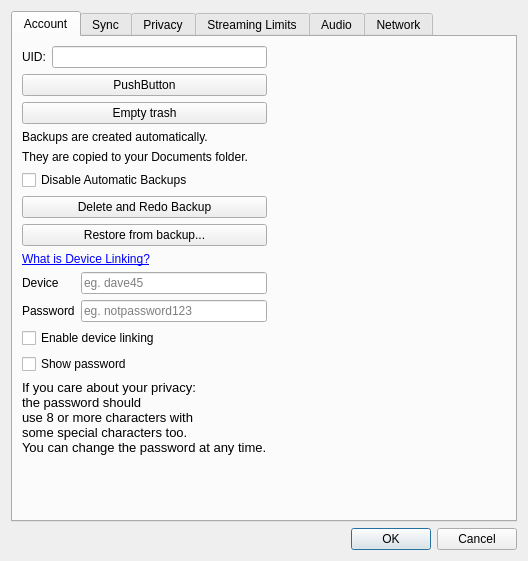
<?xml version="1.0" encoding="UTF-8"?>
<ui version="4.0">
 <class>config_dialog</class>
 <widget class="QDialog" name="config_dialog">
  <property name="geometry">
   <rect>
    <x>0</x>
    <y>0</y>
    <width>528</width>
    <height>561</height>
   </rect>
  </property>
  <property name="windowTitle">
   <string>Advanced Setup</string>
  </property>
  <layout class="QGridLayout" name="gridLayout_2">
   <item row="1" column="0">
    <widget class="QDialogButtonBox" name="buttonBox">
     <property name="orientation">
      <enum>Qt::Horizontal</enum>
     </property>
     <property name="standardButtons">
      <set>QDialogButtonBox::Cancel|QDialogButtonBox::Ok</set>
     </property>
    </widget>
   </item>
   <item row="0" column="0">
    <widget class="QTabWidget" name="tabWidget">
     <property name="currentIndex">
      <number>0</number>
     </property>
     <widget class="QWidget" name="tab_6">
      <attribute name="title">
       <string>Account</string>
      </attribute>
      <layout class="QGridLayout" name="gridLayout_4">
       <item row="9" column="0">
        <layout class="QHBoxLayout" name="horizontalLayout_5">
         <item>
          <layout class="QVBoxLayout" name="verticalLayout_2">
           <item>
            <widget class="QLabel" name="label_22">
             <property name="text">
              <string>Device</string>
             </property>
            </widget>
           </item>
           <item>
            <widget class="QLabel" name="label_23">
             <property name="text">
              <string>Password</string>
             </property>
            </widget>
           </item>
          </layout>
         </item>
         <item>
          <layout class="QVBoxLayout" name="verticalLayout">
           <item>
            <widget class="QLineEdit" name="CDC_group__alt_name">
             <property name="inputMethodHints">
              <set>Qt::ImhLatinOnly|Qt::ImhNoAutoUppercase|Qt::ImhNoPredictiveText</set>
             </property>
             <property name="placeholderText">
              <string>eg. dave45</string>
             </property>
             <property name="clearButtonEnabled">
              <bool>true</bool>
             </property>
            </widget>
           </item>
           <item>
            <widget class="QLineEdit" name="CDC_group__join_key">
             <property name="echoMode">
              <enum>QLineEdit::Password</enum>
             </property>
             <property name="placeholderText">
              <string>eg. notpassword123</string>
             </property>
             <property name="clearButtonEnabled">
              <bool>true</bool>
             </property>
            </widget>
           </item>
          </layout>
         </item>
        </layout>
       </item>
       <item row="0" column="1">
        <spacer name="horizontalSpacer_5">
         <property name="orientation">
          <enum>Qt::Horizontal</enum>
         </property>
         <property name="sizeHint" stdset="0">
          <size>
           <width>40</width>
           <height>20</height>
          </size>
         </property>
        </spacer>
       </item>
       <item row="6" column="0">
        <widget class="QPushButton" name="reset_backup_button">
         <property name="toolTip">
          <string>Creates a new full backup next time you quit the app</string>
         </property>
         <property name="text">
          <string>Delete and Redo Backup</string>
         </property>
        </widget>
       </item>
       <item row="0" column="0">
        <layout class="QHBoxLayout" name="horizontalLayout">
         <item>
          <widget class="QLabel" name="label_13">
           <property name="text">
            <string>UID:</string>
           </property>
          </widget>
         </item>
         <item>
          <widget class="QLineEdit" name="uid">
           <property name="readOnly">
            <bool>true</bool>
           </property>
          </widget>
         </item>
        </layout>
       </item>
       <item row="3" column="0">
        <widget class="QLabel" name="label_20">
         <property name="text">
          <string>Backups are created automatically.</string>
         </property>
        </widget>
       </item>
       <item row="5" column="0">
        <widget class="QCheckBox" name="disable_backups">
         <property name="text">
          <string>Disable Automatic Backups</string>
         </property>
        </widget>
       </item>
       <item row="13" column="0">
        <spacer name="verticalSpacer">
         <property name="orientation">
          <enum>Qt::Vertical</enum>
         </property>
         <property name="sizeHint" stdset="0">
          <size>
           <width>20</width>
           <height>40</height>
          </size>
         </property>
        </spacer>
       </item>
       <item row="1" column="0">
        <widget class="QPushButton" name="untrash">
         <property name="text">
          <string>PushButton</string>
         </property>
        </widget>
       </item>
       <item row="4" column="0">
        <widget class="QLabel" name="label_21">
         <property name="text">
          <string>They are copied to your Documents folder.</string>
         </property>
        </widget>
       </item>
       <item row="10" column="0">
        <widget class="QCheckBox" name="sync_enable">
         <property name="text">
          <string>Enable device linking</string>
         </property>
        </widget>
       </item>
       <item row="8" column="0">
        <widget class="QLabel" name="label_24">
         <property name="text">
          <string>&lt;html&gt;&lt;head/&gt;&lt;body&gt;&lt;p&gt;&lt;a href=&quot;https://www.dwyco.net/general-5&quot;&gt;&lt;span style=&quot; text-decoration: underline; color:#0000ff;&quot;&gt;What is Device Linking?&lt;/span&gt;&lt;/a&gt;&lt;/p&gt;&lt;/body&gt;&lt;/html&gt;</string>
         </property>
         <property name="openExternalLinks">
          <bool>true</bool>
         </property>
         <property name="textInteractionFlags">
          <set>Qt::LinksAccessibleByKeyboard|Qt::LinksAccessibleByMouse</set>
         </property>
        </widget>
       </item>
       <item row="2" column="0">
        <widget class="QPushButton" name="empty_trash">
         <property name="text">
          <string>Empty trash</string>
         </property>
        </widget>
       </item>
       <item row="7" column="0">
        <widget class="QPushButton" name="restore_button">
         <property name="text">
          <string>Restore from backup...</string>
         </property>
        </widget>
       </item>
       <item row="11" column="0">
        <widget class="QCheckBox" name="show_password">
         <property name="text">
          <string>Show password</string>
         </property>
        </widget>
       </item>
       <item row="12" column="0">
        <widget class="QLabel" name="label_25">
         <property name="text">
          <string>&lt;!DOCTYPE HTML PUBLIC &quot;-//W3C//DTD HTML 4.0//EN&quot; &quot;http://www.w3.org/TR/REC-html40/strict.dtd&quot;&gt;
&lt;html&gt;&lt;head&gt;&lt;meta name=&quot;qrichtext&quot; content=&quot;1&quot; /&gt;&lt;meta charset=&quot;utf-8&quot; /&gt;&lt;style type=&quot;text/css&quot;&gt;
p, li { white-space: pre-wrap; }
hr { height: 1px; border-width: 0; }
li.unchecked::marker { content: &quot;\2610&quot;; }
li.checked::marker { content: &quot;\2612&quot;; }
&lt;/style&gt;&lt;/head&gt;&lt;body style=&quot; font-family:'Fira Sans'; font-size:10pt; font-weight:400; font-style:normal;&quot;&gt;
&lt;p style=&quot; margin-top:12px; margin-bottom:12px; margin-left:0px; margin-right:0px; -qt-block-indent:0; text-indent:0px;&quot;&gt;If you care about your privacy:&lt;br&gt;the password should &lt;br /&gt;use 8 or more characters with&lt;br /&gt;some special characters too.&lt;br /&gt;You can change the password at any time.&lt;/p&gt;&lt;/body&gt;&lt;/html&gt;</string>
         </property>
        </widget>
       </item>
      </layout>
     </widget>
     <widget class="QWidget" name="tab">
      <attribute name="title">
       <string>Sync</string>
      </attribute>
      <layout class="QGridLayout" name="gridLayout_5">
       <item row="0" column="0">
        <layout class="QHBoxLayout" name="horizontalLayout_6">
         <item>
          <widget class="QTableWidget" name="sync_table">
           <property name="columnCount">
            <number>3</number>
           </property>
           <attribute name="horizontalHeaderStretchLastSection">
            <bool>true</bool>
           </attribute>
           <column/>
           <column/>
           <column/>
          </widget>
         </item>
         <item>
          <layout class="QVBoxLayout" name="verticalLayout_3">
           <item>
            <widget class="QPushButton" name="sync_refresh_button">
             <property name="text">
              <string>Refresh</string>
             </property>
            </widget>
           </item>
           <item>
            <spacer name="verticalSpacer_6">
             <property name="orientation">
              <enum>Qt::Vertical</enum>
             </property>
             <property name="sizeHint" stdset="0">
              <size>
               <width>20</width>
               <height>40</height>
              </size>
             </property>
            </spacer>
           </item>
          </layout>
         </item>
        </layout>
       </item>
      </layout>
     </widget>
     <widget class="QWidget" name="tab_5">
      <attribute name="title">
       <string>Privacy</string>
      </attribute>
      <layout class="QGridLayout" name="gridLayout_3">
       <item row="0" column="0">
        <widget class="QCheckBox" name="chat_dont_display_video">
         <property name="enabled">
          <bool>true</bool>
         </property>
         <property name="text">
          <string>Don't display video profiles in public chat</string>
         </property>
        </widget>
       </item>
       <item row="0" column="1">
        <spacer name="horizontalSpacer_6">
         <property name="orientation">
          <enum>Qt::Horizontal</enum>
         </property>
         <property name="sizeHint" stdset="0">
          <size>
           <width>40</width>
           <height>20</height>
          </size>
         </property>
        </spacer>
       </item>
       <item row="1" column="0">
        <widget class="QCheckBox" name="chat_show_all">
         <property name="text">
          <string>Show all profiles in public chat
(warning: selecting this shows unreviewed content.)</string>
         </property>
        </widget>
       </item>
       <item row="2" column="0">
        <widget class="QCheckBox" name="profiles_no_auto_load">
         <property name="text">
          <string>Don't load profiles/directory on entry to public chat</string>
         </property>
        </widget>
       </item>
       <item row="3" column="0">
        <widget class="QLabel" name="label_19">
         <property name="text">
          <string>Picture size in chat boxes:</string>
         </property>
        </widget>
       </item>
       <item row="4" column="0">
        <widget class="QComboBox" name="picsize_combobox">
         <item>
          <property name="text">
           <string>No pics</string>
          </property>
         </item>
         <item>
          <property name="text">
           <string>Small</string>
          </property>
         </item>
         <item>
          <property name="text">
           <string>Large</string>
          </property>
         </item>
        </widget>
       </item>
       <item row="5" column="0">
        <widget class="QCheckBox" name="CDC_zap__no_forward_default">
         <property name="text">
          <string>Make all zaps &quot;no forward&quot;</string>
         </property>
        </widget>
       </item>
       <item row="6" column="0">
        <widget class="QCheckBox" name="CDC_zap__always_accept">
         <property name="text">
          <string>Automatically accept direct zaps</string>
         </property>
        </widget>
       </item>
       <item row="7" column="0">
        <widget class="QCheckBox" name="CDC_zap__use_old_timing">
         <property name="toolTip">
          <string>Check this if videos you record go too fast when you play them back.</string>
         </property>
         <property name="whatsThis">
          <string>This is a bug workaround for old video capture drivers that don't provide the right timing information when recording video. Check this box if your videos play back too fast or don't play back at all.</string>
         </property>
         <property name="text">
          <string>The zaps I record go too fast or not at all.</string>
         </property>
        </widget>
       </item>
       <item row="8" column="0">
        <widget class="QCheckBox" name="CDC_zap__save_sent">
         <property name="toolTip">
          <string>Tells CDC-X to save  the zaps you send as well as the zaps you receive.</string>
         </property>
         <property name="whatsThis">
          <string>CDC-X saves the zaps you send in the inbox associated with the recipient. Use the msg browser to view both sent and received msgs to/from a user.</string>
         </property>
         <property name="text">
          <string>Save messages you send</string>
         </property>
        </widget>
       </item>
       <item row="9" column="0">
        <layout class="QHBoxLayout" name="_3">
         <property name="spacing">
          <number>6</number>
         </property>
         <item>
          <widget class="QCheckBox" name="CDC_call_acceptance__require_pw">
           <property name="text">
            <string>Require this password for
callers to connect:</string>
           </property>
          </widget>
         </item>
         <item>
          <widget class="QLineEdit" name="CDC_call_acceptance__pw"/>
         </item>
        </layout>
       </item>
       <item row="10" column="0">
        <widget class="QCheckBox" name="CDC_call_acceptance__auto_accept">
         <property name="text">
          <string>Accept live video without asking.</string>
         </property>
        </widget>
       </item>
       <item row="11" column="0">
        <widget class="QCheckBox" name="mute_alerts">
         <property name="text">
          <string>Turn off all audible alerts</string>
         </property>
        </widget>
       </item>
       <item row="12" column="0">
        <widget class="QCheckBox" name="pals_only">
         <property name="text">
          <string>Only accept Calls from Pals</string>
         </property>
        </widget>
       </item>
       <item row="13" column="0">
        <spacer name="verticalSpacer_4">
         <property name="orientation">
          <enum>Qt::Vertical</enum>
         </property>
         <property name="sizeHint" stdset="0">
          <size>
           <width>20</width>
           <height>40</height>
          </size>
         </property>
        </spacer>
       </item>
      </layout>
     </widget>
     <widget class="QWidget" name="tab_3">
      <attribute name="title">
       <string>Streaming Limits</string>
      </attribute>
      <layout class="QGridLayout" name="gridLayout_8">
       <item row="0" column="0">
        <widget class="QGroupBox" name="groupBox_3">
         <property name="title">
          <string>Network speed (kilobits per second)</string>
         </property>
         <layout class="QGridLayout" name="_4">
          <item row="0" column="0">
           <layout class="QHBoxLayout" name="_5">
            <item>
             <layout class="QVBoxLayout" name="_6">
              <item>
               <widget class="QLabel" name="label_14">
                <property name="text">
                 <string>Upload</string>
                </property>
                <property name="buddy">
                 <cstring>upload_speed</cstring>
                </property>
               </widget>
              </item>
              <item>
               <widget class="QLabel" name="label_15">
                <property name="text">
                 <string>Download</string>
                </property>
                <property name="buddy">
                 <cstring>download_speed</cstring>
                </property>
               </widget>
              </item>
             </layout>
            </item>
            <item>
             <layout class="QVBoxLayout" name="_7">
              <item>
               <widget class="QLineEdit" name="upload_speed"/>
              </item>
              <item>
               <widget class="QLineEdit" name="download_speed">
                <property name="text">
                 <string/>
                </property>
               </widget>
              </item>
             </layout>
            </item>
           </layout>
          </item>
          <item row="1" column="0">
           <widget class="QPushButton" name="run_bw_test_button">
            <property name="text">
             <string>Run Speed Estimation Test</string>
            </property>
           </widget>
          </item>
         </layout>
        </widget>
       </item>
       <item row="2" column="0">
        <layout class="QGridLayout">
         <item row="0" column="1">
          <widget class="QLabel" name="label_6">
           <property name="text">
            <string>Send</string>
           </property>
           <property name="alignment">
            <set>Qt::AlignBottom|Qt::AlignLeading|Qt::AlignLeft</set>
           </property>
          </widget>
         </item>
         <item row="0" column="3">
          <widget class="QLabel" name="label_7">
           <property name="text">
            <string>Recv</string>
           </property>
           <property name="alignment">
            <set>Qt::AlignBottom|Qt::AlignLeading|Qt::AlignLeft</set>
           </property>
          </widget>
         </item>
         <item row="1" column="0">
          <widget class="QLabel" name="label_8">
           <property name="text">
            <string>Video</string>
           </property>
          </widget>
         </item>
         <item row="1" column="1">
          <widget class="QLineEdit" name="CDC_call_acceptance__max_video">
           <property name="sizePolicy">
            <sizepolicy hsizetype="Maximum" vsizetype="Fixed">
             <horstretch>0</horstretch>
             <verstretch>0</verstretch>
            </sizepolicy>
           </property>
           <property name="maximumSize">
            <size>
             <width>40</width>
             <height>16777215</height>
            </size>
           </property>
           <property name="toolTip">
            <string>Max number of video streams CDC-X will send.</string>
           </property>
           <property name="whatsThis">
            <string>Max number of video streams CDC-X will send. Once this number is reached, all calls requesting video will be rejected automatically. 0 is a special value: video send requests are ignored, and not rejected. The resulting connection will not send video.</string>
           </property>
          </widget>
         </item>
         <item row="1" column="2">
          <spacer>
           <property name="orientation">
            <enum>Qt::Horizontal</enum>
           </property>
           <property name="sizeType">
            <enum>QSizePolicy::Maximum</enum>
           </property>
           <property name="sizeHint" stdset="0">
            <size>
             <width>20</width>
             <height>20</height>
            </size>
           </property>
          </spacer>
         </item>
         <item row="1" column="3">
          <widget class="QLineEdit" name="CDC_call_acceptance__max_video_recv">
           <property name="sizePolicy">
            <sizepolicy hsizetype="Maximum" vsizetype="Fixed">
             <horstretch>0</horstretch>
             <verstretch>0</verstretch>
            </sizepolicy>
           </property>
           <property name="maximumSize">
            <size>
             <width>40</width>
             <height>16777215</height>
            </size>
           </property>
           <property name="toolTip">
            <string>Max number of incoming video streams CDC-X will allow.</string>
           </property>
           <property name="whatsThis">
            <string>Max number of video streams CDC-X will receive. Once this number is reached, all calls wanting to send you video will be rejected automatically. 0 is a special value: video receive requests are ignored, and not rejected. The resulting connection will not receive video.</string>
           </property>
          </widget>
         </item>
         <item row="2" column="2">
          <spacer>
           <property name="orientation">
            <enum>Qt::Vertical</enum>
           </property>
           <property name="sizeType">
            <enum>QSizePolicy::Maximum</enum>
           </property>
           <property name="sizeHint" stdset="0">
            <size>
             <width>20</width>
             <height>20</height>
            </size>
           </property>
          </spacer>
         </item>
         <item row="3" column="0">
          <widget class="QLabel" name="label_9">
           <property name="text">
            <string>Audio</string>
           </property>
          </widget>
         </item>
         <item row="3" column="1">
          <widget class="QLineEdit" name="CDC_call_acceptance__max_audio">
           <property name="sizePolicy">
            <sizepolicy hsizetype="Maximum" vsizetype="Fixed">
             <horstretch>0</horstretch>
             <verstretch>0</verstretch>
            </sizepolicy>
           </property>
           <property name="maximumSize">
            <size>
             <width>40</width>
             <height>16777215</height>
            </size>
           </property>
          </widget>
         </item>
         <item row="3" column="2">
          <spacer>
           <property name="orientation">
            <enum>Qt::Horizontal</enum>
           </property>
           <property name="sizeType">
            <enum>QSizePolicy::Maximum</enum>
           </property>
           <property name="sizeHint" stdset="0">
            <size>
             <width>20</width>
             <height>20</height>
            </size>
           </property>
          </spacer>
         </item>
         <item row="3" column="3">
          <widget class="QLineEdit" name="CDC_call_acceptance__max_audio_recv">
           <property name="sizePolicy">
            <sizepolicy hsizetype="Maximum" vsizetype="Fixed">
             <horstretch>0</horstretch>
             <verstretch>0</verstretch>
            </sizepolicy>
           </property>
           <property name="maximumSize">
            <size>
             <width>40</width>
             <height>16777215</height>
            </size>
           </property>
          </widget>
         </item>
        </layout>
       </item>
       <item row="1" column="0">
        <widget class="QLabel" name="label_10">
         <property name="text">
          <string>Max # Streams</string>
         </property>
        </widget>
       </item>
       <item row="1" column="1">
        <spacer name="horizontalSpacer_3">
         <property name="orientation">
          <enum>Qt::Horizontal</enum>
         </property>
         <property name="sizeHint" stdset="0">
          <size>
           <width>40</width>
           <height>20</height>
          </size>
         </property>
        </spacer>
       </item>
       <item row="3" column="0">
        <spacer name="verticalSpacer_3">
         <property name="orientation">
          <enum>Qt::Vertical</enum>
         </property>
         <property name="sizeHint" stdset="0">
          <size>
           <width>20</width>
           <height>40</height>
          </size>
         </property>
        </spacer>
       </item>
      </layout>
     </widget>
     <widget class="QWidget" name="tab_4">
      <attribute name="title">
       <string>Audio</string>
      </attribute>
      <layout class="QGridLayout" name="gridLayout_7">
       <item row="1" column="0">
        <widget class="QCheckBox" name="disable_audio_calls">
         <property name="enabled">
          <bool>false</bool>
         </property>
         <property name="text">
          <string>Disable Audio in Calls</string>
         </property>
        </widget>
       </item>
       <item row="0" column="0">
        <layout class="QVBoxLayout">
         <item>
          <widget class="QGroupBox" name="groupBox">
           <property name="title">
            <string>Microphone</string>
           </property>
           <layout class="QVBoxLayout">
            <item>
             <widget class="QCheckBox" name="agc">
              <property name="enabled">
               <bool>false</bool>
              </property>
              <property name="text">
               <string>Automatic Gain Control</string>
              </property>
             </widget>
            </item>
            <item>
             <widget class="QCheckBox" name="denoise">
              <property name="enabled">
               <bool>false</bool>
              </property>
              <property name="text">
               <string>Noise Reduction</string>
              </property>
             </widget>
            </item>
           </layout>
          </widget>
         </item>
         <item>
          <layout class="QVBoxLayout">
           <item>
            <widget class="QLabel" name="label_12">
             <property name="text">
              <string>Audio Output Buffer Time</string>
             </property>
            </widget>
           </item>
           <item>
            <widget class="QDoubleSpinBox" name="audio_delay">
             <property name="suffix">
              <string> seconds</string>
             </property>
             <property name="decimals">
              <number>1</number>
             </property>
             <property name="maximum">
              <double>10.000000000000000</double>
             </property>
             <property name="singleStep">
              <double>0.100000000000000</double>
             </property>
             <property name="value">
              <double>2.000000000000000</double>
             </property>
            </widget>
           </item>
          </layout>
         </item>
        </layout>
       </item>
       <item row="0" column="1">
        <spacer name="horizontalSpacer_2">
         <property name="orientation">
          <enum>Qt::Horizontal</enum>
         </property>
         <property name="sizeHint" stdset="0">
          <size>
           <width>40</width>
           <height>20</height>
          </size>
         </property>
        </spacer>
       </item>
       <item row="2" column="0">
        <spacer name="verticalSpacer_2">
         <property name="orientation">
          <enum>Qt::Vertical</enum>
         </property>
         <property name="sizeHint" stdset="0">
          <size>
           <width>20</width>
           <height>40</height>
          </size>
         </property>
        </spacer>
       </item>
      </layout>
     </widget>
     <widget class="QWidget" name="tab_2">
      <attribute name="title">
       <string>Network</string>
      </attribute>
      <layout class="QGridLayout" name="gridLayout">
       <item row="2" column="1">
        <spacer name="horizontalSpacer_4">
         <property name="orientation">
          <enum>Qt::Horizontal</enum>
         </property>
         <property name="sizeHint" stdset="0">
          <size>
           <width>40</width>
           <height>20</height>
          </size>
         </property>
        </spacer>
       </item>
       <item row="4" column="0">
        <layout class="QHBoxLayout" name="horizontalLayout_3">
         <item>
          <widget class="QLabel" name="label">
           <property name="text">
            <string>Router port1</string>
           </property>
           <property name="buddy">
            <cstring>CDC_net__nat_primary_port</cstring>
           </property>
          </widget>
         </item>
         <item>
          <widget class="QLineEdit" name="CDC_net__nat_primary_port">
           <property name="enabled">
            <bool>false</bool>
           </property>
          </widget>
         </item>
         <item>
          <widget class="QLabel" name="label_2">
           <property name="text">
            <string>forwarded to TCP1</string>
           </property>
           <property name="buddy">
            <cstring>primary_port</cstring>
           </property>
          </widget>
         </item>
         <item>
          <widget class="QLineEdit" name="primary_port">
           <property name="enabled">
            <bool>false</bool>
           </property>
           <property name="readOnly">
            <bool>true</bool>
           </property>
          </widget>
         </item>
        </layout>
       </item>
       <item row="1" column="0">
        <layout class="QHBoxLayout" name="horizontalLayout_2">
         <item>
          <widget class="QLabel" name="label_16">
           <property name="text">
            <string>TCP1</string>
           </property>
           <property name="alignment">
            <set>Qt::AlignRight|Qt::AlignTrailing|Qt::AlignVCenter</set>
           </property>
           <property name="buddy">
            <cstring>CDC_net__primary_port</cstring>
           </property>
          </widget>
         </item>
         <item>
          <widget class="QLineEdit" name="CDC_net__primary_port">
           <property name="sizePolicy">
            <sizepolicy hsizetype="Expanding" vsizetype="Fixed">
             <horstretch>0</horstretch>
             <verstretch>0</verstretch>
            </sizepolicy>
           </property>
          </widget>
         </item>
         <item>
          <widget class="QLabel" name="label_17">
           <property name="text">
            <string>TCP2</string>
           </property>
           <property name="alignment">
            <set>Qt::AlignRight|Qt::AlignTrailing|Qt::AlignVCenter</set>
           </property>
           <property name="buddy">
            <cstring>CDC_net__secondary_port</cstring>
           </property>
          </widget>
         </item>
         <item>
          <widget class="QLineEdit" name="CDC_net__secondary_port">
           <property name="sizePolicy">
            <sizepolicy hsizetype="Expanding" vsizetype="Fixed">
             <horstretch>0</horstretch>
             <verstretch>0</verstretch>
            </sizepolicy>
           </property>
          </widget>
         </item>
         <item>
          <widget class="QLabel" name="label_11">
           <property name="text">
            <string>UDP1</string>
           </property>
           <property name="alignment">
            <set>Qt::AlignRight|Qt::AlignTrailing|Qt::AlignVCenter</set>
           </property>
           <property name="buddy">
            <cstring>not_usedcdc_net__pal_port</cstring>
           </property>
          </widget>
         </item>
         <item>
          <widget class="QLineEdit" name="not_usedcdc_net__pal_port">
           <property name="sizePolicy">
            <sizepolicy hsizetype="Maximum" vsizetype="Fixed">
             <horstretch>0</horstretch>
             <verstretch>0</verstretch>
            </sizepolicy>
           </property>
           <property name="maximumSize">
            <size>
             <width>50</width>
             <height>16777215</height>
            </size>
           </property>
          </widget>
         </item>
        </layout>
       </item>
       <item row="8" column="0">
        <spacer name="verticalSpacer_5">
         <property name="orientation">
          <enum>Qt::Vertical</enum>
         </property>
         <property name="sizeHint" stdset="0">
          <size>
           <width>20</width>
           <height>40</height>
          </size>
         </property>
        </spacer>
       </item>
       <item row="3" column="0">
        <widget class="QCheckBox" name="CDC_net__advertise_nat_ports">
         <property name="text">
          <string>Check this box if you have set up your router
to forward outside ports to this machine.</string>
         </property>
        </widget>
       </item>
       <item row="7" column="0">
        <widget class="QCheckBox" name="inhibit_bg_checkbox">
         <property name="text">
          <string>Don't run in the background after CDC-X is exited.</string>
         </property>
        </widget>
       </item>
       <item row="2" column="0">
        <widget class="QLabel" name="label_5">
         <property name="font">
          <font>
           <pointsize>10</pointsize>
          </font>
         </property>
         <property name="text">
          <string>Note: changing any of the ports requires you to quit and restart CDC-X.</string>
         </property>
         <property name="wordWrap">
          <bool>true</bool>
         </property>
        </widget>
       </item>
       <item row="0" column="0">
        <widget class="QLabel" name="label_18">
         <property name="text">
          <string>Local Listening Ports</string>
         </property>
        </widget>
       </item>
       <item row="5" column="0">
        <layout class="QHBoxLayout" name="horizontalLayout_4">
         <item>
          <widget class="QLabel" name="label_3">
           <property name="text">
            <string>Router port2</string>
           </property>
           <property name="buddy">
            <cstring>CDC_net__nat_secondary_port</cstring>
           </property>
          </widget>
         </item>
         <item>
          <widget class="QLineEdit" name="CDC_net__nat_secondary_port">
           <property name="enabled">
            <bool>false</bool>
           </property>
          </widget>
         </item>
         <item>
          <widget class="QLabel" name="label_4">
           <property name="text">
            <string>forwarded to TCP2</string>
           </property>
           <property name="buddy">
            <cstring>secondary_port</cstring>
           </property>
          </widget>
         </item>
         <item>
          <widget class="QLineEdit" name="secondary_port">
           <property name="enabled">
            <bool>false</bool>
           </property>
           <property name="readOnly">
            <bool>true</bool>
           </property>
          </widget>
         </item>
        </layout>
       </item>
       <item row="6" column="0">
        <widget class="QLabel" name="label_26">
         <property name="text">
          <string>If CDC-X doesn't do background processing, you will not&lt;br&gt;receive background message notification,&lt;br&gt; and device linking may not work very well.&lt;br&gt;NOTE: CDC-X never starts on system boot.&lt;br&gt;Background processing only starts&lt;br&gt; after your first CDC-X session.</string>
         </property>
        </widget>
       </item>
      </layout>
     </widget>
    </widget>
   </item>
  </layout>
 </widget>
 <tabstops>
  <tabstop>chat_dont_display_video</tabstop>
  <tabstop>chat_show_all</tabstop>
  <tabstop>profiles_no_auto_load</tabstop>
  <tabstop>CDC_zap__no_forward_default</tabstop>
  <tabstop>CDC_zap__always_accept</tabstop>
  <tabstop>CDC_zap__use_old_timing</tabstop>
  <tabstop>CDC_zap__save_sent</tabstop>
  <tabstop>CDC_call_acceptance__require_pw</tabstop>
  <tabstop>CDC_call_acceptance__pw</tabstop>
  <tabstop>CDC_call_acceptance__auto_accept</tabstop>
  <tabstop>mute_alerts</tabstop>
  <tabstop>upload_speed</tabstop>
  <tabstop>download_speed</tabstop>
  <tabstop>run_bw_test_button</tabstop>
  <tabstop>CDC_call_acceptance__max_video</tabstop>
  <tabstop>CDC_call_acceptance__max_video_recv</tabstop>
  <tabstop>CDC_call_acceptance__max_audio</tabstop>
  <tabstop>CDC_call_acceptance__max_audio_recv</tabstop>
  <tabstop>disable_audio_calls</tabstop>
  <tabstop>agc</tabstop>
  <tabstop>denoise</tabstop>
  <tabstop>audio_delay</tabstop>
  <tabstop>tabWidget</tabstop>
  <tabstop>secondary_port</tabstop>
  <tabstop>buttonBox</tabstop>
  <tabstop>primary_port</tabstop>
  <tabstop>CDC_net__primary_port</tabstop>
  <tabstop>CDC_net__secondary_port</tabstop>
  <tabstop>not_usedcdc_net__pal_port</tabstop>
  <tabstop>CDC_net__advertise_nat_ports</tabstop>
  <tabstop>CDC_net__nat_primary_port</tabstop>
  <tabstop>CDC_net__nat_secondary_port</tabstop>
 </tabstops>
 <resources/>
 <connections>
  <connection>
   <sender>buttonBox</sender>
   <signal>accepted()</signal>
   <receiver>config_dialog</receiver>
   <slot>accept()</slot>
   <hints>
    <hint type="sourcelabel">
     <x>248</x>
     <y>254</y>
    </hint>
    <hint type="destinationlabel">
     <x>157</x>
     <y>274</y>
    </hint>
   </hints>
  </connection>
  <connection>
   <sender>buttonBox</sender>
   <signal>rejected()</signal>
   <receiver>config_dialog</receiver>
   <slot>reject()</slot>
   <hints>
    <hint type="sourcelabel">
     <x>316</x>
     <y>260</y>
    </hint>
    <hint type="destinationlabel">
     <x>286</x>
     <y>274</y>
    </hint>
   </hints>
  </connection>
  <connection>
   <sender>CDC_net__advertise_nat_ports</sender>
   <signal>clicked(bool)</signal>
   <receiver>CDC_net__nat_secondary_port</receiver>
   <slot>setEnabled(bool)</slot>
   <hints>
    <hint type="sourcelabel">
     <x>199</x>
     <y>211</y>
    </hint>
    <hint type="destinationlabel">
     <x>113</x>
     <y>306</y>
    </hint>
   </hints>
  </connection>
  <connection>
   <sender>CDC_net__advertise_nat_ports</sender>
   <signal>clicked(bool)</signal>
   <receiver>CDC_net__nat_primary_port</receiver>
   <slot>setEnabled(bool)</slot>
   <hints>
    <hint type="sourcelabel">
     <x>199</x>
     <y>211</y>
    </hint>
    <hint type="destinationlabel">
     <x>113</x>
     <y>260</y>
    </hint>
   </hints>
  </connection>
  <connection>
   <sender>CDC_net__primary_port</sender>
   <signal>textChanged(QString)</signal>
   <receiver>primary_port</receiver>
   <slot>setText(QString)</slot>
   <hints>
    <hint type="sourcelabel">
     <x>103</x>
     <y>86</y>
    </hint>
    <hint type="destinationlabel">
     <x>331</x>
     <y>203</y>
    </hint>
   </hints>
  </connection>
  <connection>
   <sender>CDC_net__secondary_port</sender>
   <signal>textChanged(QString)</signal>
   <receiver>secondary_port</receiver>
   <slot>setText(QString)</slot>
   <hints>
    <hint type="sourcelabel">
     <x>217</x>
     <y>86</y>
    </hint>
    <hint type="destinationlabel">
     <x>331</x>
     <y>238</y>
    </hint>
   </hints>
  </connection>
 </connections>
</ui>
